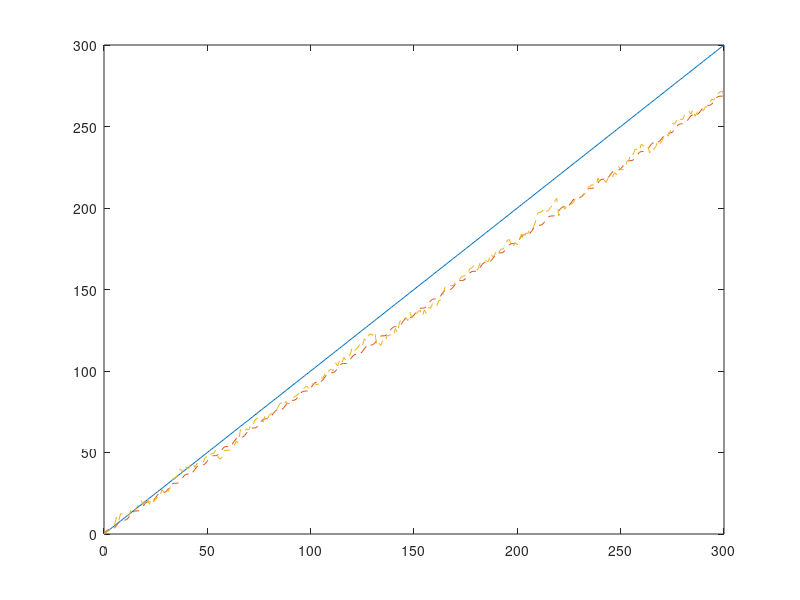
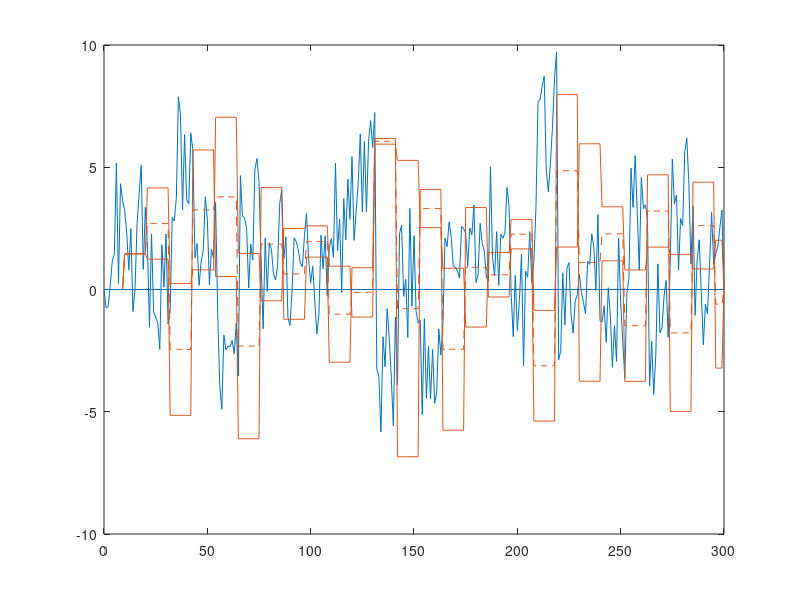

MATLAB code to generate these figures, in order:
###########################################
# Simulation of a PI Controller           #
# fabianb,  09/2017                       #
###########################################

clear;
# Number of samples taken for the simulation
length = 300;
# calculate error based on samples in the past
offset = 5;

# t_ptp is the common time base of two systems
t_ptp = 0:1:length; # startpoint : increment value for common time base : endpoint

# t_media_soll is the media time of system 1 refered to the common time base t_ptp
t_media_soll = t_ptp * 0.9 + sin(t_ptp); # 0.9 run slower than the tiem reference, sin to have some error in there

# t_media_step is the increment value of the media time of system 2 when it is uncontrolled/freewheeling
t_media_step = 1.1; # 1.1 run faster than time reference

# t_media_ist is the current time of system 2 refered to the common timebase. 
# It is incremented and controlled in the for loop below.
t_media_ist = t_ptp;

# t_media_error is added as error signal to t_media_ist
t_media_error = rand(length+1)*5-2.5; 
#t_media_error = sin(t_ptp*0.5);

ierror = zeros(length+1);
perror = zeros(length+1);
derror = zeros(length+1);
  
update_interval = 10;
next_update = update_interval;

t_media_step_init = 1.1;
t_media_step = t_media_step_init;

# Control loop  
for i=2+offset:1:length
  t_media_ist(i) = t_media_ist(i) + t_media_step + t_media_error(i) + t_media_step_init; # Add calculated step, add some error signal, add a constant = timer running to fast
  ierror(i) = ierror(i-1);
  perror(i) = perror(i-1);
  derror(i) = derror(i-1);
  if i > next_update
    ierror(i) = t_media_ist(i-offset) - t_media_soll(i-offset);
    perror(i) = ierror(i) - ierror(i-1);
    derror(i) = ierror(i) + ierror(i-1);
    t_media_step = t_media_step - ierror(i) * 0.5 - perror(i) * 0.6 - derror(i) * 0.3;
    next_update = i + update_interval;
  endif
endfor
ierror(length+1) = 0;
perror(length+1) = 0;
t_media_ist(length+1) = t_media_soll(length+1);
   
# Claculate absolute error
error = t_media_ist - t_media_soll;

# Plot the timing values 
figure(1);
plot (t_ptp, t_ptp, '-', t_ptp, t_media_soll, '--', t_ptp, t_media_ist, '--');
#axis ([0 length+1 -10 length+10]); #[x_lo x_hi y_lo y_hi]

# Plot the error signals
figure(2);
plot ( t_ptp, error, '-', t_ptp, ierror, '--', t_ptp, perror, '-', t_ptp, derror, '-');
#axis ([0 length+1 -20 20]); #[x_lo x_hi y_lo y_hi]
